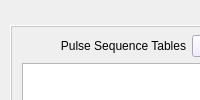
  <widget class="QDockWidget" name="dockTables">
   <property name="minimumSize">
    <size>
     <width>65</width>
     <height>40</height>
    </size>
   </property>
   <property name="maximumSize">
    <size>
     <width>800</width>
     <height>1000</height>
    </size>
   </property>
   <property name="baseSize">
    <size>
     <width>0</width>
     <height>0</height>
    </size>
   </property>
   <property name="toolTip">
    <string>Shows Pulse Sequence tables and derived tables</string>
   </property>
   <property name="autoFillBackground">
    <bool>false</bool>
   </property>
   <property name="styleSheet">
    <string notr="true"/>
   </property>
   <property name="floating">
    <bool>false</bool>
   </property>
   <property name="features">
    <set>QDockWidget::DockWidgetFloatable|QDockWidget::DockWidgetMovable</set>
   </property>
   <property name="allowedAreas">
    <set>Qt::BottomDockWidgetArea</set>
   </property>
   <property name="windowTitle">
    <string>Pulse Sequence Table Viewer</string>
   </property>
   <attribute name="dockWidgetArea">
    <number>8</number>
   </attribute>
   <widget class="QWidget" name="dockWidgetContents">
    <widget class="QFrame" name="frame_6">
     <property name="geometry">
      <rect>
       <x>10</x>
       <y>25</y>
       <width>751</width>
       <height>726</height>
      </rect>
     </property>
     <property name="maximumSize">
      <size>
       <width>800</width>
       <height>850</height>
      </size>
     </property>
     <property name="autoFillBackground">
      <bool>true</bool>
     </property>
     <property name="frameShape">
      <enum>QFrame::WinPanel</enum>
     </property>
     <property name="frameShadow">
      <enum>QFrame::Raised</enum>
     </property>
     <widget class="QWidget" name="layoutWidget">
      <property name="geometry">
       <rect>
        <x>12</x>
        <y>10</y>
        <width>731</width>
        <height>331</height>
       </rect>
      </property>
      <layout class="QVBoxLayout" name="verticalLayout_3">
       <item>
        <layout class="QGridLayout" name="gridLayout_6">
         <item row="0" column="2">
          <widget class="QLabel" name="label_103">
           <property name="text">
            <string>nElements</string>
           </property>
           <property name="alignment">
            <set>Qt::AlignRight|Qt::AlignTrailing|Qt::AlignVCenter</set>
           </property>
          </widget>
         </item>
         <item row="0" column="0">
          <widget class="QLabel" name="label_38">
           <property name="text">
            <string>Pulse Sequence Tables</string>
           </property>
           <property name="alignment">
            <set>Qt::AlignRight|Qt::AlignTrailing|Qt::AlignVCenter</set>
           </property>
          </widget>
         </item>
         <item row="0" column="4">
          <widget class="QPushButton" name="pushButton_8">
           <property name="text">
            <string>Update tables</string>
           </property>
          </widget>
         </item>
         <item row="0" column="1">
          <widget class="QComboBox" name="cbPSTableList">
           <property name="autoFillBackground">
            <bool>false</bool>
           </property>
           <property name="styleSheet">
            <string notr="true">background-color: rgb(239, 229, 255);</string>
           </property>
           <property name="frame">
            <bool>true</bool>
           </property>
          </widget>
         </item>
         <item row="0" column="3">
          <widget class="QLineEdit" name="leNTableElements">
           <property name="maximumSize">
            <size>
             <width>50</width>
             <height>16777215</height>
            </size>
           </property>
          </widget>
         </item>
        </layout>
       </item>
       <item>
        <widget class="QTextEdit" name="lblPSTableList">
         <property name="maximumSize">
          <size>
           <width>16777215</width>
           <height>100</height>
          </size>
         </property>
        </widget>
       </item>
       <item>
        <widget class="PlotWidget" name="pltTable"/>
       </item>
      </layout>
     </widget>
     <widget class="QTextEdit" name="teDerivedArrays">
      <property name="geometry">
       <rect>
        <x>10</x>
        <y>435</y>
        <width>766</width>
        <height>71</height>
       </rect>
      </property>
     </widget>
     <widget class="PlotWidget" name="pltDerivedArrays">
      <property name="geometry">
       <rect>
        <x>10</x>
        <y>510</y>
        <width>771</width>
        <height>192</height>
       </rect>
      </property>
     </widget>
     <widget class="QWidget" name="layoutWidget">
      <property name="geometry">
       <rect>
        <x>10</x>
        <y>355</y>
        <width>771</width>
        <height>82</height>
       </rect>
      </property>
      <layout class="QVBoxLayout" name="verticalLayout_21">
       <item>
        <layout class="QHBoxLayout" name="horizontalLayout_3">
         <item>
          <widget class="QLabel" name="label_93">
           <property name="text">
            <string>Derived arrays</string>
           </property>
           <property name="alignment">
            <set>Qt::AlignRight|Qt::AlignTrailing|Qt::AlignVCenter</set>
           </property>
          </widget>
         </item>
         <item>
          <widget class="QComboBox" name="cbDerivedArrays">
           <property name="autoFillBackground">
            <bool>false</bool>
           </property>
           <property name="styleSheet">
            <string notr="true">background-color: rgb(255, 235, 250);</string>
           </property>
           <item>
            <property name="text">
             <string>SlicePositions</string>
            </property>
           </item>
           <item>
            <property name="text">
             <string>TE</string>
            </property>
           </item>
           <item>
            <property name="text">
             <string>TI</string>
            </property>
           </item>
           <item>
            <property name="text">
             <string>b-value</string>
            </property>
           </item>
           <item>
            <property name="text">
             <string>TR</string>
            </property>
           </item>
           <item>
            <property name="text">
             <string>RFWaveform</string>
            </property>
           </item>
           <item>
            <property name="text">
             <string>RFWaveformFT</string>
            </property>
           </item>
          </widget>
         </item>
         <item>
          <widget class="QLabel" name="label_112">
           <property name="text">
            <string># of elements</string>
           </property>
          </widget>
         </item>
         <item>
          <widget class="QLineEdit" name="leNDerivedArrayElements"/>
         </item>
         <item>
          <widget class="QLabel" name="label_109">
           <property name="text">
            <string>te0(ms)</string>
           </property>
          </widget>
         </item>
         <item>
          <widget class="QLineEdit" name="lete0">
           <property name="toolTip">
            <string>Echo time minimum when no other delays present</string>
           </property>
          </widget>
         </item>
         <item>
          <widget class="QLabel" name="label_110">
           <property name="text">
            <string>tr0(ms)</string>
           </property>
          </widget>
         </item>
         <item>
          <widget class="QLineEdit" name="letr0">
           <property name="toolTip">
            <string>Recovery time minimum when last dealy=0</string>
           </property>
          </widget>
         </item>
         <item>
          <widget class="QLabel" name="label_111">
           <property name="text">
            <string>ti0(ms)</string>
           </property>
          </widget>
         </item>
         <item>
          <widget class="QLineEdit" name="leti0">
           <property name="toolTip">
            <string>Inversion time minimum when no other delays present</string>
           </property>
           <property name="text">
            <string/>
           </property>
          </widget>
         </item>
        </layout>
       </item>
       <item>
        <layout class="QHBoxLayout" name="horizontalLayout_7">
         <item>
          <widget class="QLabel" name="label_144">
           <property name="text">
            <string>RFwaveform scale(%)</string>
           </property>
           <property name="alignment">
            <set>Qt::AlignRight|Qt::AlignTrailing|Qt::AlignVCenter</set>
           </property>
          </widget>
         </item>
         <item>
          <widget class="QLabel" name="lblRFWaveFormWeight">
           <property name="toolTip">
            <string>% percent of tip angle relative to hard pulse of equal length</string>
           </property>
           <property name="frameShape">
            <enum>QFrame::WinPanel</enum>
           </property>
           <property name="frameShadow">
            <enum>QFrame::Sunken</enum>
           </property>
           <property name="text">
            <string/>
           </property>
          </widget>
         </item>
         <item>
          <widget class="QLabel" name="label_145">
           <property name="text">
            <string>RFwf FT FWHM(Hz)</string>
           </property>
           <property name="alignment">
            <set>Qt::AlignRight|Qt::AlignTrailing|Qt::AlignVCenter</set>
           </property>
          </widget>
         </item>
         <item>
          <widget class="QLabel" name="lblRFWaveFormFWHM">
           <property name="toolTip">
            <string>Full widht half max of FT of pulse, used to calculate slice thickness</string>
           </property>
           <property name="frameShape">
            <enum>QFrame::WinPanel</enum>
           </property>
           <property name="frameShadow">
            <enum>QFrame::Sunken</enum>
           </property>
           <property name="text">
            <string/>
           </property>
          </widget>
         </item>
        </layout>
       </item>
       <item>
        <layout class="QHBoxLayout" name="horizontalLayout_10">
         <item>
          <widget class="QLabel" name="label_147">
           <property name="toolTip">
            <string>RF power calibratrion 20log(PWcal/PW/RFscale); RFAttn90=RFAttnCal90-RFPowerCal</string>
           </property>
           <property name="text">
            <string>RFPowerCorrection(dB)</string>
           </property>
           <property name="alignment">
            <set>Qt::AlignRight|Qt::AlignTrailing|Qt::AlignVCenter</set>
           </property>
          </widget>
         </item>
         <item>
          <widget class="QDoubleSpinBox" name="dsbRFPowerCor"/>
         </item>
         <item>
          <widget class="QLabel" name="label_150">
           <property name="text">
            <string>RF90Attn(dB)</string>
           </property>
           <property name="alignment">
            <set>Qt::AlignRight|Qt::AlignTrailing|Qt::AlignVCenter</set>
           </property>
          </widget>
         </item>
         <item>
          <widget class="QDoubleSpinBox" name="dsbPSRFAttn"/>
         </item>
         <item>
          <widget class="QLabel" name="label_149">
           <property name="toolTip">
            <string>Recommended RF90Attn given current RF Cal</string>
           </property>
           <property name="text">
            <string>Recommended RF90Attn(dB)</string>
           </property>
           <property name="alignment">
            <set>Qt::AlignRight|Qt::AlignTrailing|Qt::AlignVCenter</set>
           </property>
          </widget>
         </item>
         <item>
          <widget class="QDoubleSpinBox" name="dsbRecommendedRF90Attn">
           <property name="enabled">
            <bool>false</bool>
           </property>
           <property name="toolTip">
            <string>Recommended RF90Attn given current RF Cal</string>
           </property>
           <property name="decimals">
            <number>1</number>
           </property>
           <property name="minimum">
            <double>2.000000000000000</double>
           </property>
           <property name="maximum">
            <double>100.000000000000000</double>
           </property>
           <property name="singleStep">
            <double>0.500000000000000</double>
           </property>
           <property name="stepType">
            <enum>QAbstractSpinBox::AdaptiveDecimalStepType</enum>
           </property>
           <property name="value">
            <double>16.000000000000000</double>
           </property>
          </widget>
         </item>
         <item>
          <widget class="QLabel" name="label_148">
           <property name="text">
            <string>RFscale</string>
           </property>
           <property name="alignment">
            <set>Qt::AlignRight|Qt::AlignTrailing|Qt::AlignVCenter</set>
           </property>
          </widget>
         </item>
         <item>
          <widget class="QDoubleSpinBox" name="dsbRFscale">
           <property name="enabled">
            <bool>false</bool>
           </property>
           <property name="decimals">
            <number>4</number>
           </property>
           <property name="maximum">
            <double>1.000000000000000</double>
           </property>
           <property name="singleStep">
            <double>0.001000000000000</double>
           </property>
          </widget>
         </item>
        </layout>
       </item>
      </layout>
     </widget>
    </widget>
   </widget>
  </widget>
